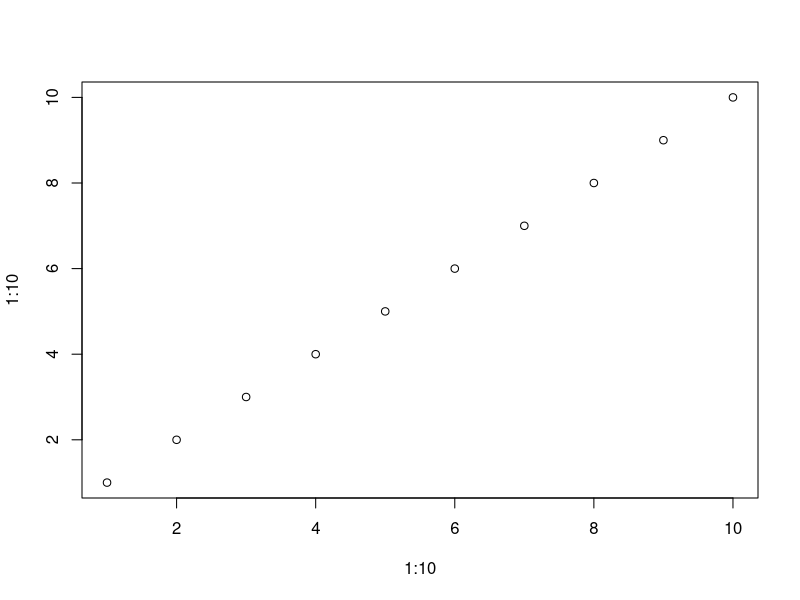
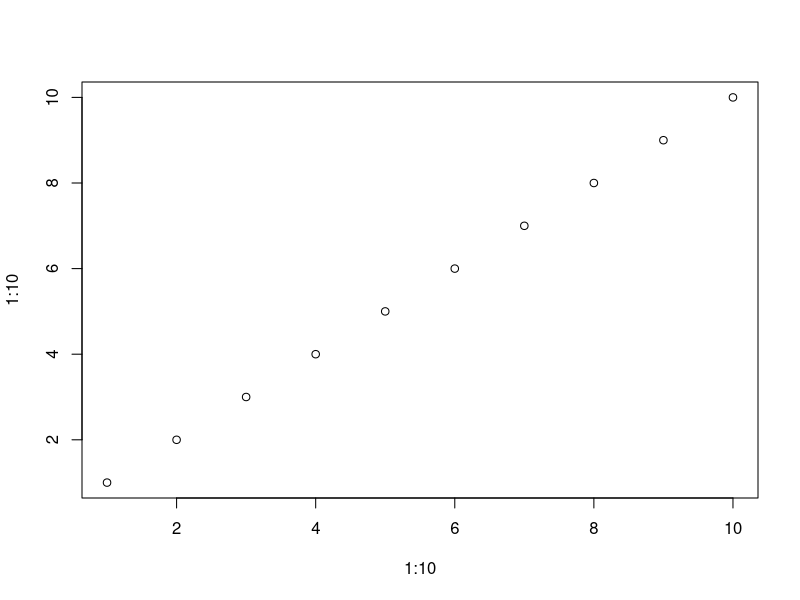
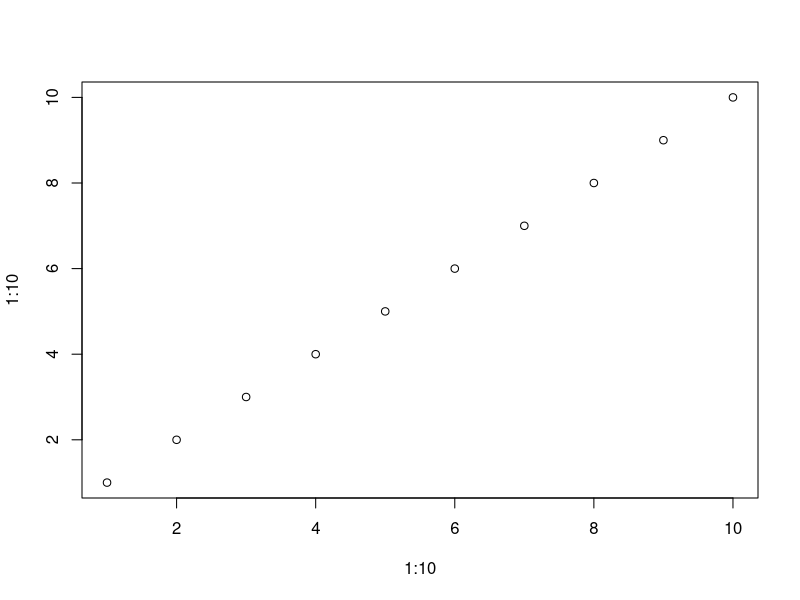
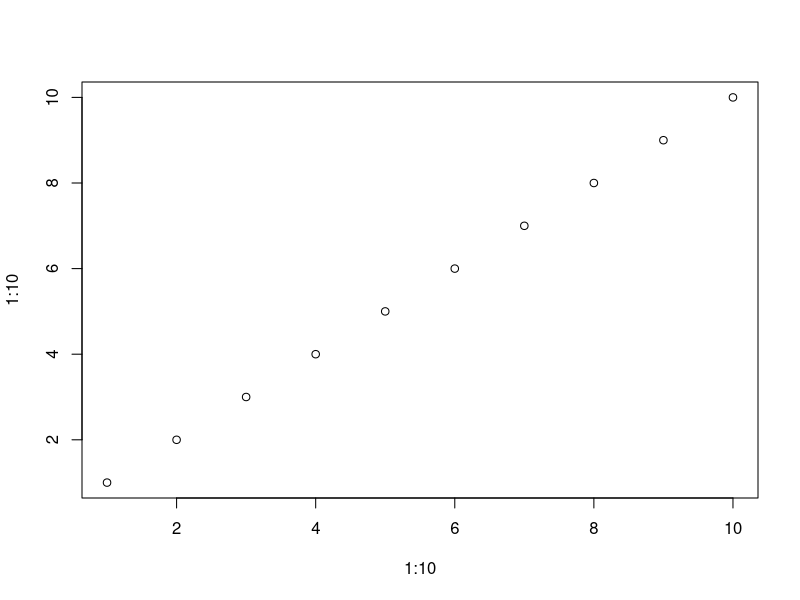

These charts were generated, in order, by the following R code:
#'---
#' title: Report 2
#' author: Leonhard Wachutka
#' wb:
#'  Input: asdf
#'---

#' #Tutorial
#' This is tutorial text
#' 
#' 
#' #Next topic
#' 
#' ##Sub Header

plot(1:10,1:10)
#' ##Sub Header2
plot(1:10,1:10)

#' ##Sub Header3
plot(1:10,1:10)

#' #Tutorial 2
#' This is tutorial text
#' 
#' 
#' #Next topic
#' 
#' ##Sub Header
plot(1:10,1:10)

